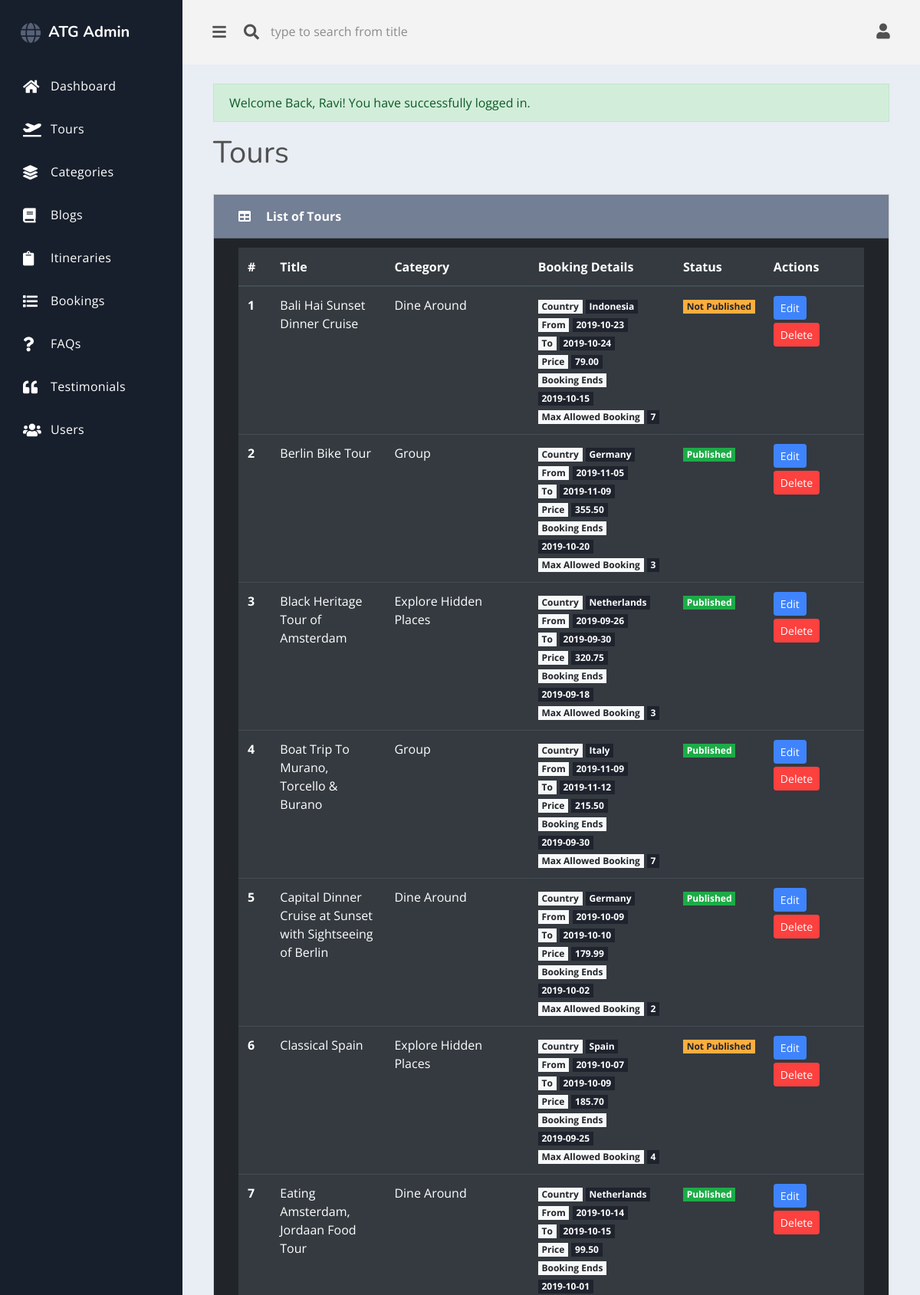
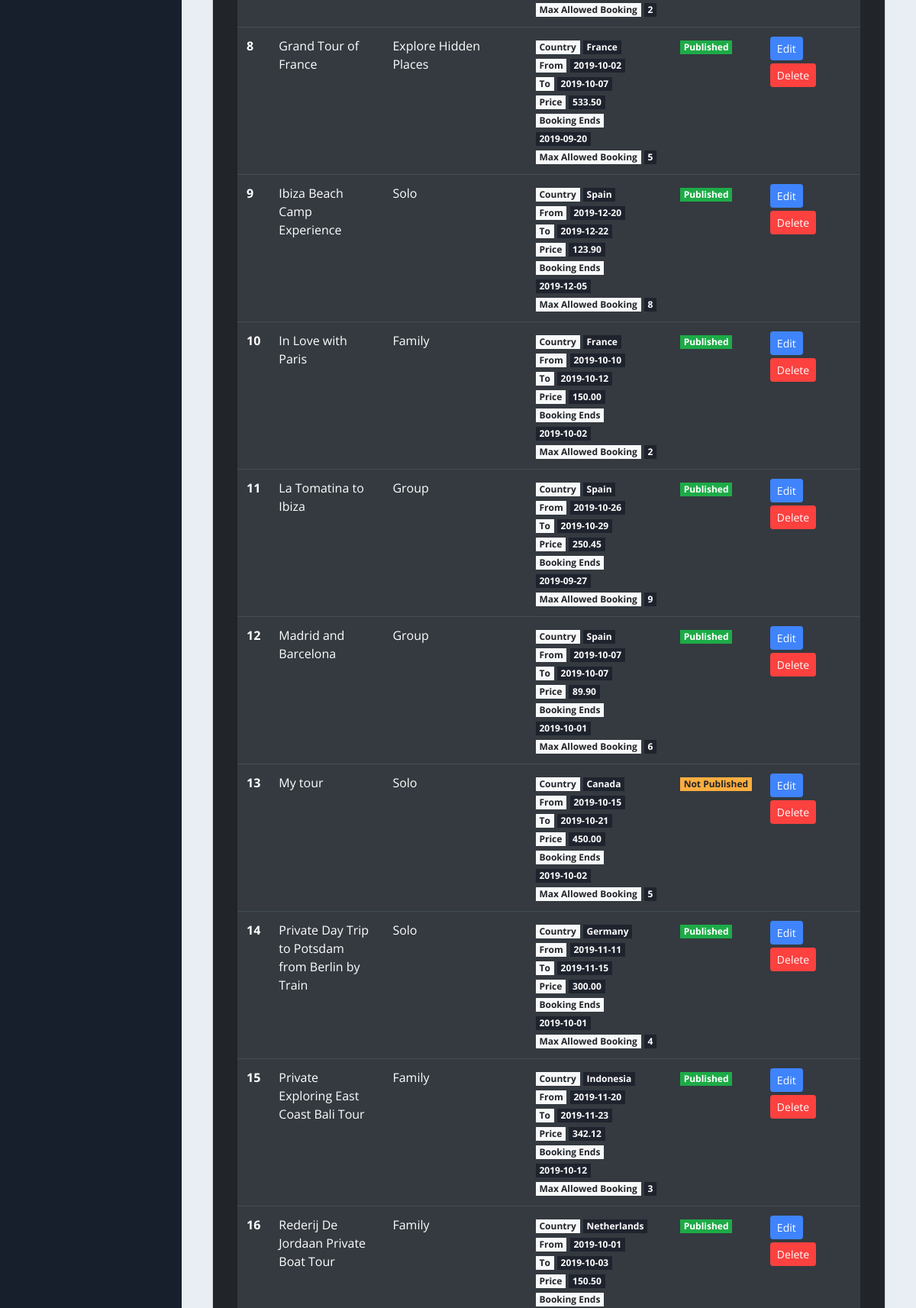
Page /admin/tours.php (signed in, upper part) on the committed database (2 pictures, top to bottom).
### tables this page shows
CREATE TABLE `tours` (
  `tour_id` int(11) NOT NULL AUTO_INCREMENT,
  `title` varchar(255) NOT NULL,
  `category_id` int(11) NOT NULL,
  `featured_image` varchar(255) NOT NULL,
  `thumbnail_image` varchar(255) NOT NULL,
  `description` text NOT NULL,
  `country` varchar(20) NOT NULL,
  `from_date` date NOT NULL,
  `to_date` date NOT NULL,
  `price` decimal(5,2) NOT NULL,
  `booking_ends` date NOT NULL,
  `bookings_available` int(3) NOT NULL,
  `max_allowed_bookings` int(1) NOT NULL,
  `is_featured` tinyint(1) NOT NULL DEFAULT '0',
  `is_published` tinyint(1) NOT NULL DEFAULT '0',
  `created_at` datetime NOT NULL DEFAULT CURRENT_TIMESTAMP,
  `updated_at` datetime DEFAULT NULL,
  PRIMARY KEY (`tour_id`)
);

CREATE TABLE `categories` (
  `category_id` int(11) NOT NULL AUTO_INCREMENT,
  `name` varchar(60) NOT NULL,
  `description` text,
  `created_at` datetime NOT NULL DEFAULT CURRENT_TIMESTAMP,
  `updated_at` datetime DEFAULT NULL,
  PRIMARY KEY (`category_id`)
);

### app/functions.php (called while the page is built, shortened)
<?php
	function esc($string)
	{
		return htmlentities($string, null, "UTF-8");
	}
	function esc_attr($string)
	{
		return htmlentities($string, ENT_QUOTES, "UTF-8");
	}

### autoloaders.php (called while the page is built, shortened)
<?php
$autoload = function ($class){
	$prefix = "App\\";
	$base_dir = __DIR__ . '/classes/';
	$len = strlen($prefix);
	$sub_class = substr($class, $len);
	$file = $base_dir . str_replace('\\', '/', $sub_class) . '.php';
};

### classes/TourModel.php (called while the page is built, shortened)
<?php
class TourModel extends Model
{
	protected $table = 'tours';
	public function all($order_by, $for)
	{
		$condition = '';
		$query = "SELECT
					tours.*,
					categories.name as category
					FROM
					{$this->table}
					JOIN
					categories USING(category_id)
					$condition
					ORDER BY
					$order_by";
		$stmt = static::$dbh->prepare($query);
		$stmt->execute();
		return $stmt->fetchAll(\PDO::FETCH_ASSOC);
	}
}

### public/admin/tours.php (the view, shortened to what this page needs)
<?php
    $heading = 'Tours';
    $obj_tour = new TourModel;
    $tours = $obj_tour->all('title', 'backend');
    require '../../inc/admin_head.inc.php';
?>
        <?php require __DIR__ . '/../../inc/admin_flash.inc.php'; ?>
        <h1 class="dash-title"><?=esc($heading)?></h1>
        <div class="row">
            <div class="col">
                <div class="card spur-card">
                    <div class="card-header bg-secondary text-white">
                        <div class="spur-card-icon">
                            <i class="fas fa-table"></i>
                        </div>
                        <div class="spur-card-title">List of Tours</div>
                    </div>
                    <div class="card-body card-body-with-dark-table">
                        <table class="table table-dark table-in-card"
                            id="table_tours">
                            <thead>
                                <tr>
                                    <th scope="col">#</th>
                                    <th scope="col">Title</th>
                                    <th scope="col">Category</th>
                                    <th scope="col">Booking Details</th>
                                    <th scope="col">Status</th>
                                    <th scope="col">Actions</th>
                                </tr>
                            </thead>
                            <tbody>
                                <?php
                                    $sr_no = 1;
                                    foreach($tours as $tour):
                                ?>
                                    <tr>
                                        <th scope="row"><?=esc($sr_no)?></th>
                                        <td class="title"><?=esc($tour['title'])?></td>
                                        <td><?=esc($tour['category'])?></td>
                                        <td>
                                            <span class="badge badge-light">
                                                Country
                                            </span>
                                            <span class="badge badge-dark">
                                                <?=esc($tour['country'])?></span>
                                            <br />
                                            <span class="badge badge-light">
                                                From
                                            </span>
                                            <span class="badge badge-dark">
                                                <?=esc($tour['from_date'])?>
                                            </span>
                                            <br />
                                            <span class="badge badge-light">To</span>
                                            <span class="badge badge-dark"><?=esc($tour['to_date'])?></span>
                                            <br />
                                            <span class="badge badge-light">Price</span>
                                            <span class="badge badge-dark"><?=esc($tour['price'])?></span>
                                            <br />
                                            <span class="badge badge-light">Booking Ends</span>
                                            <span class="badge badge-dark"><?=esc($tour['booking_ends'])?></span>
                                            <br />
                                            <span class="badge badge-light">Max Allowed Booking</span>
                                            <span class="badge badge-dark"><?=esc($tour['max_allowed_bookings'])?></span>
                                        </td>
                                        <td>
                                            <?php if($tour['is_published'] == true): ?>
                                                <span class="badge badge-success">Published</span>
                                            <?php else: ?>
                                                <span class="badge badge-warning">Not Published</span>
                                            <?php endif; ?>
                                        </td>
                                        <td>
                                            <a href="edit_tour.php?tour_id=<?=esc_attr($tour['tour_id'])?>">
                                                <button type="button" class="btn btn-primary btn-sm mb-1">Edit</button>
                                            </a>
                                            <a href="#">
                                                <button type="button" class="btn btn-danger btn-sm mb-1">Delete</button>
                                            </a>
                                        </td>
                                    </tr>
                                <?php
                                    $sr_no++;
                                    endforeach;
                                ?>
                            </tbody>
                        </table>
                    </div>
                </div>
            </div>
        </div>
<?php
    require '../../inc/admin_footer.inc.php';
?>

### public/admin/css/admin.css (style rules this page uses)
table#table_tours td.title { max-width: 150px; }

### rows in the picture
tours: title "Bali Hai Sunset Dinner Cruise", category.name "Dine Around", country "Indonesia", from_date "2019-10-23", to_date "2019-10-24", price "79.00", booking_ends "2019-10-15", max_allowed_bookings "7", is_published "Not Published"
tours: title "Berlin Bike Tour", category.name "Group", country "Germany", from_date "2019-11-05", to_date "2019-11-09", price "355.50", booking_ends "2019-10-20", max_allowed_bookings "3", is_published "Published"
tours: title "Black Heritage Tour of Amsterdam", category.name "Explore Hidden Places", country "Netherlands", from_date "2019-09-26", to_date "2019-09-30", price "320.75", booking_ends "2019-09-18", max_allowed_bookings "3", is_published "Published"
tours: title "Boat Trip To Murano, Torcello & Burano", category.name "Group", country "Italy", from_date "2019-11-09", to_date "2019-11-12", price "215.50", booking_ends "2019-09-30", max_allowed_bookings "7", is_published "Published"
tours: title "Capital Dinner Cruise at Sunset with Sightseeing of Berlin", category.name "Dine Around", country "Germany", from_date "2019-10-09", to_date "2019-10-10", price "179.99", booking_ends "2019-10-02", max_allowed_bookings "2", is_published "Published"
tours: title "Classical Spain", category.name "Explore Hidden Places", country "Spain", from_date "2019-10-07", to_date "2019-10-09", price "185.70", booking_ends "2019-09-25", max_allowed_bookings "4", is_published "Not Published"
tours: title "Eating Amsterdam, Jordaan Food Tour", category.name "Dine Around", country "Netherlands", from_date "2019-10-14", to_date "2019-10-15", price "99.50", booking_ends "2019-10-01", max_allowed_bookings "2", is_published "Published"
tours: title "Grand Tour of France", category.name "Explore Hidden Places", country "France", from_date "2019-10-02", to_date "2019-10-07", price "533.50", booking_ends "2019-09-20", max_allowed_bookings "5", is_published "Published"
tours: title "Ibiza Beach Camp Experience", category.name "Solo", country "Spain", from_date "2019-12-20", to_date "2019-12-22", price "123.90", booking_ends "2019-12-05", max_allowed_bookings "8", is_published "Published"
tours: title "In Love with Paris", category.name "Family", country "France", from_date "2019-10-10", to_date "2019-10-12", price "150.00", booking_ends "2019-10-02", max_allowed_bookings "2", is_published "Published"
tours: title "La Tomatina to Ibiza", category.name "Group", country "Spain", from_date "2019-10-26", to_date "2019-10-29", price "250.45", booking_ends "2019-09-27", max_allowed_bookings "9", is_published "Published"
tours: title "Madrid and Barcelona", category.name "Group", country "Spain", from_date "2019-10-07", to_date "2019-10-07", price "89.90", booking_ends "2019-10-01", max_allowed_bookings "6", is_published "Published"
tours: title "My tour", category.name "Solo", country "Canada", from_date "2019-10-15", to_date "2019-10-21", price "450.00", booking_ends "2019-10-02", max_allowed_bookings "5", is_published "Not Published"
tours: title "Private Day Trip to Potsdam from Berlin by Train", category.name "Solo", country "Germany", from_date "2019-11-11", to_date "2019-11-15", price "300.00", booking_ends "2019-10-01", max_allowed_bookings "4", is_published "Published"
tours: title "Private Exploring East Coast Bali Tour", category.name "Family", country "Indonesia", from_date "2019-11-20", to_date "2019-11-23", price "342.12", booking_ends "2019-10-12", max_allowed_bookings "3", is_published "Published"
tours: title "Rederij De Jordaan Private Boat Tour", category.name "Family", country "Netherlands", from_date "2019-10-01", to_date "2019-10-03", price "150.50", is_published "Published"

### other values in the picture
$_SESSION['flash'] "Welcome Back, Ravi! You have successfully logged in."
$heading "Tours"
